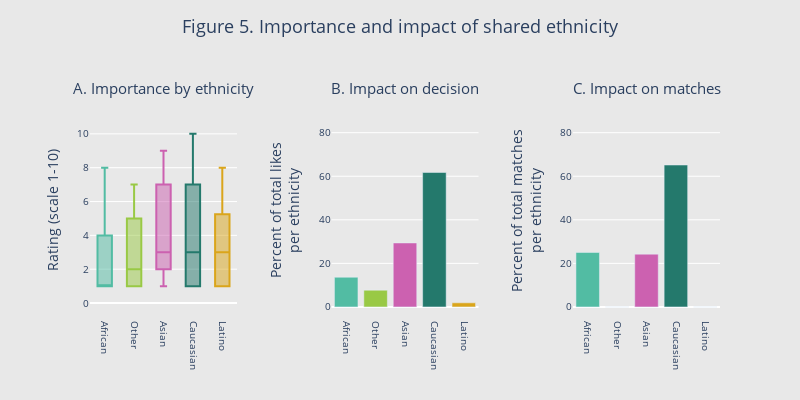

Notebook cell for this chart:
### Code cell
### 8 - analysis 3 - importance and impact of shared ethnicity - plot ### ----

# set figure to make subplots
fig5 = make_subplots(
    rows = 1,
    cols = 3,
    subplot_titles = (
        "A. Importance by ethnicity",
        "B. Impact on decision",
        "C. Impact on matches"),
    column_widths = [0.25, 0.25, 0.25],
    horizontal_spacing = 0.15)

# plot importance per ethnicity
[fig5.add_trace(go.Box(
        y = data_fig5.loc[data_fig5["race"] == race_imp.index[i],"imprace"], 
        name = race_imp.index[i], 
        marker_color = px.colors.qualitative.Vivid[i+2],
        showlegend = False),
        row = 1, col = 1) for i in range(0,len(race_imp.index))]

# plot impact of shared ethnicity on decision to give a like
fig5.add_trace(go.Bar(
    x = data_fig5bc.index,
    y = data_fig5bc["percent_like"],
    marker_color = px.colors.qualitative.Vivid[2:],
    showlegend = False),
    row = 1, col = 2)

# plot impact of shared ethnicity on matches
fig5.add_trace(go.Bar(
    x = data_fig5bc.index,
    y = data_fig5bc["percent_match"],
    marker_color = px.colors.qualitative.Vivid[2:],
    showlegend = False),
    row = 1, col = 3)

# update layout
fig5.update_annotations(font_size = 15)
fig5.update_xaxes(title_font = dict(size = 13), tickfont = dict(size = 10), tickangle = 90)
fig5.update_yaxes(title_font = dict(size = 13), tickfont = dict(size = 10))
fig5.update_layout(
        margin = dict(l = 90),
        title_text = "Figure 5. Importance and impact of shared ethnicity",
        title_x = 0.5,
        title_y = 0.95,
        title_font_size = 18,
        yaxis = dict(title = "Rating (scale 1-10)", range = [-1, 12], tickvals = [0, 2, 4, 6, 8, 10]),
        yaxis2 = dict(title = "Percent of total likes<br>per ethnicity", range = [-6, 95], tickvals = [0, 20, 40, 60, 80]),
        yaxis3 = dict(title = "Percent of total matches<br>per ethnicity", range = [-6, 95], tickvals = [0, 20, 40, 60, 80]),
        legend = dict(
            orientation = "h",
            yanchor = "top",
            y = -0.15,
            xanchor = "left",
            x = 0.46,
            font = dict(size = 11)),
        plot_bgcolor = "rgba(0,0,0,0)",
        paper_bgcolor = "rgb(232,232,232)",
        width = 800,
        height = 400)

fig5.show()

### Figure 1 — Plotly figure (JSON) as saved in the notebook; plotly's stock layout.template omitted (floating-point values rounded to 4 significant figures; data arrays with more than 128 entries replaced by an {"elided": "..."} marker saying what was removed)
{"data": [{"marker": {"color": "rgb(82, 188, 163)"}, "name": "African", "showlegend": false, "type": "box", "xaxis": "x", "y": [1, 1, 1, 1, 1, 1, 1, 1, 1, 1, 1, 1, 1, 1, 8, 8, 8, 8, 8, 8, 8, 8, 8, 8, 8, 8, 8, 8, 4, 4, 4, 4, 4, 4, 4, 4, 4, 4, 4, 4, 4, 4, 4, 4, 4, 4, 1, 1, 1, 1, 1, 1, 1, 1, 1, 1, 1, 1, 1, 1, 1, 1, 1, 1, 1, 1, 1, 1, 1, 1, 1, 1, 1, 1, 1, 1, 1, 1, 1, 1, 1, 1, 1, 1, 1, 1, 2, 2, 2, 2, 2, 2, 2, 2, 2, 2, 2, 2, 2, 2, 2, 2, 2, 2, 2], "yaxis": "y"}, {"marker": {"color": "rgb(153, 201, 69)"}, "name": "Other", "showlegend": false, "type": "box", "xaxis": "x", "y": [1, 1, 1, 1, 1, 1, 1, 1, 1, 3, 3, 3, 3, 3, 3, 3, 3, 3, 3, 6, 6, 6, 6, 6, 6, 6, 6, 6, 6, 1, 1, 1, 1, 1, 1, 1, 1, 1, 1, 3, 3, 3, 3, 3, 3, 3, 3, 3, 3, 7, 7, 7, 7, 7, 7, 2, 2, 2, 2, 2, 2, 2, 2, 2, 2, 2, 2, 2, 2, 2, 2, 5, 5, 5, 5, 5, 5, 5, 5, 5, 5, 5, 5, 5, 5, 5, 5, 1, 1, 1, 1, 1, 1, 1, 1, 1, 1, 1, 1, 1, 1, 1, 1, 1, 1, 1], "yaxis": "y"}, {"marker": {"color": "rgb(204, 97, 176)"}, "name": "Asian", "showlegend": false, "type": "box", "xaxis": "x", "y": {"elided": "420 int values"}, "yaxis": "y"}, {"marker": {"color": "rgb(36, 121, 108)"}, "name": "Caucasian", "showlegend": false, "type": "box", "xaxis": "x", "y": {"elided": "886 int values"}, "yaxis": "y"}, {"marker": {"color": "rgb(218, 165, 27)"}, "name": "Latino", "showlegend": false, "type": "box", "xaxis": "x", "y": [3, 3, 3, 3, 3, 3, 3, 3, 3, 1, 1, 1, 1, 1, 1, 1, 1, 1, 1, 1, 1, 1, 1, 6, 6, 6, 6, 6, 6, 6, 6, 6, 6, 6, 6, 6, 6, 1, 1, 1, 1, 1, 1, 1, 1, 1, 1, 1, 1, 1, 1, 1, 1, 1, 1, 1, 1, 3, 3, 3, 3, 1, 1, 1, 1, 1, 1, 2, 2, 2, 2, 2, 2, 3, 3, 3, 3, 3, 3, 3, 3, 3, 3, 3, 3, 3, 3, 3, 3, 5, 5, 5, 5, 5, 5, 5, 5, 5, 5, 5, 5, 5, 5, 5, 5, 8, 8, 8, 8, 8, 8, 8, 8, 8, 8, 8, 8, 8, 8, 8, 8], "yaxis": "y"}, {"marker": {"color": ["rgb(82, 188, 163)", "rgb(153, 201, 69)", "rgb(204, 97, 176)", "rgb(36, 121, 108)", "rgb(218, 165, 27)", "rgb(47, 138, 196)", "rgb(118, 78, 159)", "rgb(237, 100, 90)", "rgb(165, 170, 153)"]}, "showlegend": false, "type": "bar", "x": ["African", "Other", "Asian", "Caucasian", "Latino"], "xaxis": "x2", "y": [13.64, 7.692, 29.38, 61.72, 1.887], "yaxis": "y2"}, {"marker": {"color": ["rgb(82, 188, 163)", "rgb(153, 201, 69)", "rgb(204, 97, 176)", "rgb(36, 121, 108)", "rgb(218, 165, 27)", "rgb(47, 138, 196)", "rgb(118, 78, 159)", "rgb(237, 100, 90)", "rgb(165, 170, 153)"]}, "showlegend": false, "type": "bar", "x": ["African", "Other", "Asian", "Caucasian", "Latino"], "xaxis": "x3", "y": [25, 0, 24.24, 65.15, 0], "yaxis": "y3"}], "layout": {"annotations": [{"font": {"size": 15}, "showarrow": false, "text": "A. Importance by ethnicity", "x": 0.1167, "xanchor": "center", "xref": "paper", "y": 1, "yanchor": "bottom", "yref": "paper"}, {"font": {"size": 15}, "showarrow": false, "text": "B. Impact on decision", "x": 0.5, "xanchor": "center", "xref": "paper", "y": 1, "yanchor": "bottom", "yref": "paper"}, {"font": {"size": 15}, "showarrow": false, "text": "C. Impact on matches", "x": 0.8833, "xanchor": "center", "xref": "paper", "y": 1, "yanchor": "bottom", "yref": "paper"}], "height": 400, "legend": {"font": {"size": 11}, "orientation": "h", "x": 0.46, "xanchor": "left", "y": -0.15, "yanchor": "top"}, "margin": {"l": 90}, "paper_bgcolor": "rgb(232,232,232)", "plot_bgcolor": "rgba(0,0,0,0)", "title": {"font": {"size": 18}, "text": "Figure 5. Importance and impact of shared ethnicity", "x": 0.5, "y": 0.95}, "width": 800, "xaxis": {"anchor": "y", "domain": [0, 0.2333], "tickangle": 90, "tickfont": {"size": 10}, "title": {"font": {"size": 13}}}, "xaxis2": {"anchor": "y2", "domain": [0.3833, 0.6167], "tickangle": 90, "tickfont": {"size": 10}, "title": {"font": {"size": 13}}}, "xaxis3": {"anchor": "y3", "domain": [0.7667, 1.0], "tickangle": 90, "tickfont": {"size": 10}, "title": {"font": {"size": 13}}}, "yaxis": {"anchor": "x", "domain": [0, 1], "range": [-1, 12], "tickfont": {"size": 10}, "tickvals": [0, 2, 4, 6, 8, 10], "title": {"text": "Rating (scale 1-10)"}}, "yaxis2": {"anchor": "x2", "domain": [0, 1], "range": [-6, 95], "tickfont": {"size": 10}, "tickvals": [0, 20, 40, 60, 80], "title": {"text": "Percent of total likes<br>per ethnicity"}}, "yaxis3": {"anchor": "x3", "domain": [0, 1], "range": [-6, 95], "tickfont": {"size": 10}, "tickvals": [0, 20, 40, 60, 80], "title": {"text": "Percent of total matches<br>per ethnicity"}}}}
